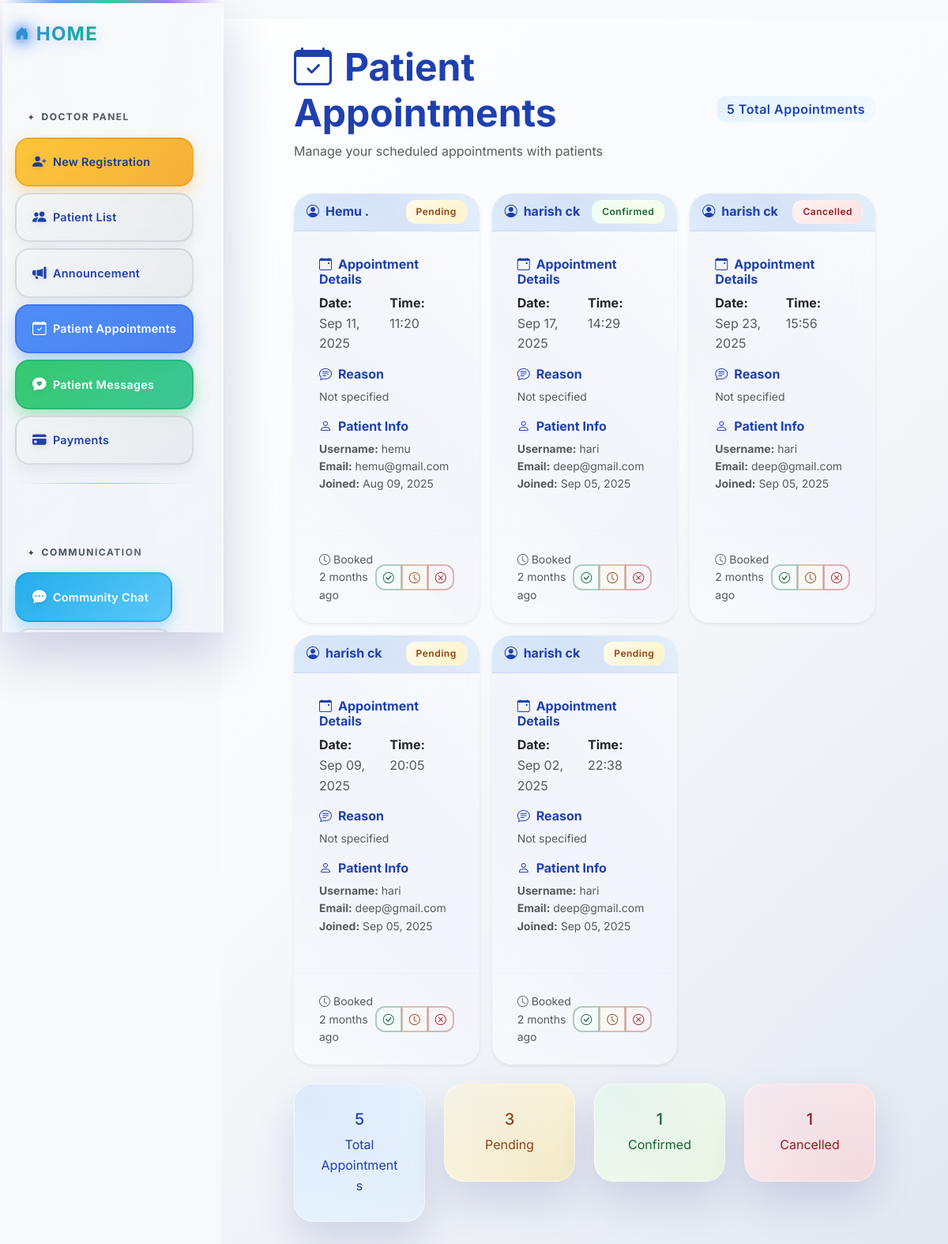
The app's page /appointments/doctor/ (signed in) with its own data.
### appointments/models.py (models this page shows, shortened)
class Appointment(models.Model):
    patient = models.ForeignKey(User, on_delete=models.CASCADE, related_name="patient_appointments")
    doctor = models.ForeignKey(User, on_delete=models.CASCADE, related_name="doctor_appointments")
    date = models.DateField()
    time = models.TimeField()
    reason = models.TextField(default="Not specified")
    status = models.CharField(max_length=20, default="Pending")
    created_at = models.DateTimeField(auto_now_add=True)

### appointments/views.py (the view)
# urls.py: path("doctor/", views.doctor_appointments, name="doctor_appointments"),
@login_required
def doctor_appointments(request):
    appointments = Appointment.objects.filter(doctor=request.user)
    stats = {
        "total": appointments.count(),
        "pending": appointments.filter(status="Pending").count(),
        "confirmed": appointments.filter(status="Confirmed").count(),
        "cancelled": appointments.filter(status="Cancelled").count(),
    }
    return render(request, "appointments/doctor_appointments.html", {"appointments": appointments, "stats": stats})

### appointments/templates/appointments/doctor_appointments.html (shortened to what this page needs)
{% extends "base.html" %}
{% block content %}
<div class="container mt-4">
  <div class="row justify-content-center">
    <div class="col-lg-10">
      <div class="d-flex justify-content-between align-items-center mb-4">
        <div>
          <h1 class="display-5 fw-bold text-primary mb-2">
            <i class="bi bi-calendar-check me-3"></i>Patient Appointments
          </h1>
          <p class="text-muted">Manage your scheduled appointments with patients</p>
        </div>
        <div class="text-end">
          <span class="badge bg-primary fs-6">{{ appointments.count }} Total Appointments</span>
        </div>
      </div>
      {% if appointments %}
        <div class="row g-3 align-items-stretch">
          {% for appt in appointments %}
            <div class="col-md-6 col-lg-4">
              <div class="card shadow-sm border-0 h-100">
                <div class="card-header d-flex justify-content-between align-items-center" style="background: linear-gradient(135deg, #e6f3ff 0%, #f0f9ff 100%); color: #1e40af;">
                  <h6 class="mb-0 fw-bold">
                    <i class="bi bi-person-circle me-2"></i>{{ appt.patient.get_full_name|default:appt.patient.username }}
                  </h6>
                  <span class="badge {% if appt.status == 'Confirmed' %}bg-success{% elif appt.status == 'Pending' %}bg-warning text-dark{% elif appt.status == 'Cancelled' %}bg-danger{% else %}bg-light text-dark{% endif %}">{{ appt.status }}</span>
                </div>
                <div class="card-body">
                  <div class="mb-3">
                    <h6 class="fw-bold text-primary mb-2">
                      <i class="bi bi-calendar-event me-2"></i>Appointment Details
                    </h6>
                    <div class="row g-2">
                      <div class="col-6">
                        <strong>Date:</strong><br>
                        <span class="text-muted">{{ appt.date|date:"M d, Y" }}</span>
                      </div>
                      <div class="col-6">
                        <strong>Time:</strong><br>
                        <span class="text-muted">{{ appt.time|time:"H:i" }}</span>
                      </div>
                    </div>
                  </div>
                  <div class="mb-3">
                    <h6 class="fw-bold text-primary mb-2">
                      <i class="bi bi-chat-text me-2"></i>Reason
                    </h6>
                    <p class="small text-muted mb-0">{{ appt.reason|truncatechars:100 }}</p>
                  </div>
                  <div class="mb-3">
                    <h6 class="fw-bold text-primary mb-2">
                      <i class="bi bi-person me-2"></i>Patient Info
                    </h6>
                    <div class="small text-muted">
                      <div><strong>Username:</strong> {{ appt.patient.username }}</div>
                      <div><strong>Email:</strong> {{ appt.patient.email|default:"Not provided" }}</div>
                      <div><strong>Joined:</strong> {{ appt.patient.date_joined|date:"M d, Y" }}</div>
                    </div>
                  </div>
                </div>
                <div class="card-footer bg-transparent">
                  <div class="d-flex justify-content-between align-items-center">
                    <small class="text-muted">
                      <i class="bi bi-clock me-1"></i>Booked {{ appt.created_at|timesince }} ago
                    </small>
                    <div class="btn-group btn-group-sm">
                      <button class="btn btn-outline-success btn-sm" onclick="updateStatus({{ appt.id }}, 'Confirmed')">
                        <i class="bi bi-check-circle"></i>
                      </button>
                      <button class="btn btn-outline-warning btn-sm" onclick="updateStatus({{ appt.id }}, 'Pending')">
                        <i class="bi bi-clock"></i>
                      </button>
                      <button class="btn btn-outline-danger btn-sm" onclick="updateStatus({{ appt.id }}, 'Cancelled')">
                        <i class="bi bi-x-circle"></i>
                      </button>
                    </div>
                  </div>
                </div>
              </div>
            </div>
          {% endfor %}
        </div>
        <div class="row mt-4">
          <div class="col-md-3">
            <div class="card text-center" style="background: linear-gradient(135deg, #e6f3ff 0%, #f0f9ff 100%); color: #1e40af;">
              <div class="card-body">
                <h5 class="card-title">{{ stats.total }}</h5>
                <p class="card-text">Total Appointments</p>
              </div>
            </div>
          </div>
          <div class="col-md-3">
            <div class="card text-center" style="background: linear-gradient(135deg, #fffbeb 0%, #fef3c7 100%); color: #92400e;">
              <div class="card-body">
                <h5 class="card-title">{{ stats.pending }}</h5>
                <p class="card-text">Pending</p>
              </div>
            </div>
          </div>
          <div class="col-md-3">
            <div class="card text-center" style="background: linear-gradient(135deg, #f0fdf4 0%, #f7fee7 100%); color: #166534;">
              <div class="card-body">
                <h5 class="card-title">{{ stats.confirmed }}</h5>
                <p class="card-text">Confirmed</p>
              </div>
            </div>
          </div>
          <div class="col-md-3">
            <div class="card text-center" style="background: linear-gradient(135deg, #fef2f2 0%, #fee2e2 100%); color: #991b1b;">
              <div class="card-body">
                <h5 class="card-title">{{ stats.cancelled }}</h5>
                <p class="card-text">Cancelled</p>
              </div>
            </div>
          </div>
        </div>
      {% endif %}
    </div>
  </div>
</div>
{% endblock %}

### templates/base.html (style rules this page uses)
:root { --bg-color: #f8f9fa; --text-color: #212529; --primary-gradient: linear-gradient(135deg, #667eea 0%, #764ba2 100%); --secondary-gradient: linear-gradient(135deg, #f093fb 0%, #f5576c 100%); --success-gradient: linear-gradient(135deg, #4facfe 0%, #00f2fe 100%); --warning-gradient: linear-gradient(135deg, #43e97b 0%, #38f9d7 100%); --danger-gradient: linear-gradient(135deg, #fa709a 0%, #fee140 100%); --card-shadow: 0 10px 30px rgba(0, 0, 0, 0.1); --card-shadow-hover: 0 20px 40px rgba(0, 0, 0, 0.15); --border-radius: 15px; --transition: all 0.3s cubic-bezier(0.4, 0, 0.2, 1); }
* { box-sizing: border-box; }
body { background: var(--bg-color); color: var(--text-color); transition: var(--transition); font-family: 'Inter', -apple-system, BlinkMacSystemFont, 'Segoe UI', sans-serif; line-height: 1.6; overflow-x: hidden; }
html { scroll-behavior: smooth; }
.card { border: none; border-radius: var(--border-radius); box-shadow: var(--card-shadow); transition: var(--transition); background: rgba(255, 255, 255, 0.95); backdrop-filter: blur(10px); }
.btn { border-radius: 10px; font-weight: 500; transition: var(--transition); border: none; position: relative; overflow: hidden; }
.btn::before { content: ''; position: absolute; top: 0; left: -100%; width: 100%; height: 100%; background: linear-gradient(90deg, transparent, rgba(255,255,255,0.2), transparent); transition: left 0.5s; }
body { margin: 0; padding: 0; position: relative; }

### appointments/templates/appointments/doctor_appointments.html (style rules this page uses)
.container { background: linear-gradient(135deg, #ffffff 0%, #f8fafc 50%, #e2e8f0 100%); background-attachment: fixed; min-height: 100vh; padding: 2rem 1rem; }
.text-primary { color: #1e40af !important; }
.badge { border-radius: 12px; padding: 8px 12px; font-weight: 600; letter-spacing: 0.5px; backdrop-filter: blur(10px); border: 1px solid rgba(255, 255, 255, 0.2); }
.bg-primary { background: linear-gradient(135deg, #e6f3ff 0%, #f0f9ff 100%) !important; color: #1e40af !important; }
.bg-success { background: linear-gradient(135deg, #f0fdf4 0%, #f7fee7 100%) !important; color: #166534 !important; }
.bg-warning { background: linear-gradient(135deg, #fffbeb 0%, #fef3c7 100%) !important; color: #92400e !important; }
.bg-danger { background: linear-gradient(135deg, #fef2f2 0%, #fee2e2 100%) !important; color: #991b1b !important; }
.card { backdrop-filter: blur(16px) saturate(180%); background: rgba(255, 255, 255, 0.85); border-radius: 25px; border: 1px solid rgba(255, 255, 255, 0.18); box-shadow: 0 25px 50px rgba(31, 38, 135, 0.15); transition: all 0.4s cubic-bezier(0.175, 0.885, 0.32, 1.275); position: relative; overflow: hidden; }
.card::before { content: ''; position: absolute; top: -50%; left: -50%; width: 200%; height: 200%; background: linear-gradient(45deg, transparent, rgba(30, 64, 175, 0.05), transparent); animation: shimmer 3s infinite; pointer-events: none; }
.card-header { border-radius: 25px 25px 0 0; border-bottom: 2px solid rgba(30, 64, 175, 0.1); position: relative; overflow: hidden; }
.card-header::before { content: ''; position: absolute; top: -50%; left: -50%; width: 200%; height: 200%; background: linear-gradient(45deg, transparent, rgba(30, 64, 175, 0.1), transparent); animation: headerShimmer 2s infinite; }
.card-body { padding: 2rem; position: relative; z-index: 1; }
.card-footer { background: transparent; border-top: 1px solid rgba(226, 232, 240, 0.3); padding: 1.5rem 2rem; position: relative; z-index: 1; }
.btn-outline-success { border: 2px solid rgba(22, 101, 52, 0.3); color: #166534; background: rgba(240, 253, 244, 0.3); border-radius: 12px; transition: all 0.4s cubic-bezier(0.175, 0.885, 0.32, 1.275); backdrop-filter: blur(10px); }
.btn-outline-warning { border: 2px solid rgba(146, 64, 14, 0.3); color: #92400e; background: rgba(255, 251, 235, 0.3); border-radius: 12px; transition: all 0.4s cubic-bezier(0.175, 0.885, 0.32, 1.275); backdrop-filter: blur(10px); }
.btn-outline-danger { border: 2px solid rgba(153, 27, 27, 0.3); color: #991b1b; background: rgba(254, 242, 242, 0.3); border-radius: 12px; transition: all 0.4s cubic-bezier(0.175, 0.885, 0.32, 1.275); backdrop-filter: blur(10px); }

### records on screen
Appointment: patient.get_full_name "Hemu .", status "Pending", date "Sep 11, 2025", time "11:20", reason "Not specified", patient.username "hemu", patient.email "hemu@gmail.com", patient.date_joined "Aug 09, 2025", created_at "2 months"
Appointment: patient.get_full_name "harish ck", status "Confirmed", date "Sep 17, 2025", time "14:29", reason "Not specified", patient.username "hari", patient.email "deep@gmail.com", patient.date_joined "Sep 05, 2025", created_at "2 months"
Appointment: patient.get_full_name "harish ck", status "Cancelled", date "Sep 23, 2025", time "15:56", reason "Not specified", patient.username "hari", patient.email "deep@gmail.com", patient.date_joined "Sep 05, 2025", created_at "2 months"
Appointment: patient.get_full_name "harish ck", status "Pending", date "Sep 09, 2025", time "20:05", reason "Not specified", patient.username "hari", patient.email "deep@gmail.com", patient.date_joined "Sep 05, 2025", created_at "2 months"
Appointment: patient.get_full_name "harish ck", status "Pending", date "Sep 02, 2025", time "22:38", reason "Not specified", patient.username "hari", patient.email "deep@gmail.com", patient.date_joined "Sep 05, 2025", created_at "2 months"

### other values on screen
{{ appointments.count }} "5"
{{ stats.total }} "5"
{{ stats.pending }} "3"
{{ stats.confirmed }} "1"
{{ stats.cancelled }} "1"
